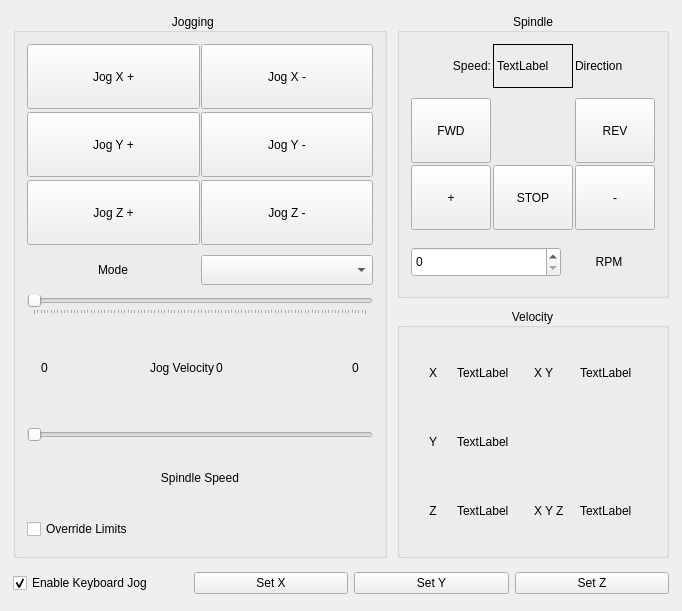
        <widget class="QWidget" name="tab_2">
         <attribute name="title">
          <string>Jog/Spindle</string>
         </attribute>
         <layout class="QGridLayout" name="gridLayout_25">
          <item row="0" column="0" rowspan="2">
           <layout class="QHBoxLayout" name="horizontalLayout_38">
            <property name="spacing">
             <number>2</number>
            </property>
            <property name="leftMargin">
             <number>2</number>
            </property>
            <property name="topMargin">
             <number>2</number>
            </property>
            <property name="rightMargin">
             <number>2</number>
            </property>
            <property name="bottomMargin">
             <number>2</number>
            </property>
            <item>
             <widget class="QGroupBox" name="groupBox_7">
              <property name="minimumSize">
               <size>
                <width>220</width>
                <height>545</height>
               </size>
              </property>
              <property name="title">
               <string>Jogging    </string>
              </property>
              <property name="alignment">
               <set>Qt::AlignCenter</set>
              </property>
              <layout class="QVBoxLayout" name="verticalLayout_28">
               <item>
                <layout class="QGridLayout" name="gridLayout_22">
                 <property name="leftMargin">
                  <number>2</number>
                 </property>
                 <property name="topMargin">
                  <number>2</number>
                 </property>
                 <property name="rightMargin">
                  <number>2</number>
                 </property>
                 <property name="bottomMargin">
                  <number>2</number>
                 </property>
                 <property name="horizontalSpacing">
                  <number>1</number>
                 </property>
                 <property name="verticalSpacing">
                  <number>3</number>
                 </property>
                 <item row="0" column="1">
                  <widget class="QPushButton" name="jog_minus_pb_0">
                   <property name="minimumSize">
                    <size>
                     <width>80</width>
                     <height>65</height>
                    </size>
                   </property>
                   <property name="toolTip">
                    <string>Set fixture offset in Probe tab 'Set X'</string>
                   </property>
                   <property name="text">
                    <string>Jog X -</string>
                   </property>
                  </widget>
                 </item>
                 <item row="0" column="0">
                  <widget class="QPushButton" name="jog_plus_pb_0">
                   <property name="minimumSize">
                    <size>
                     <width>80</width>
                     <height>65</height>
                    </size>
                   </property>
                   <property name="toolTip">
                    <string>Set fixture offset in Probe tab 'Set X'</string>
                   </property>
                   <property name="text">
                    <string>Jog X +</string>
                   </property>
                  </widget>
                 </item>
                 <item row="1" column="0">
                  <widget class="QPushButton" name="jog_plus_pb_1">
                   <property name="minimumSize">
                    <size>
                     <width>80</width>
                     <height>65</height>
                    </size>
                   </property>
                   <property name="toolTip">
                    <string>Set fixture offset in Probe tab 'Set Y'</string>
                   </property>
                   <property name="text">
                    <string>Jog Y +</string>
                   </property>
                  </widget>
                 </item>
                 <item row="2" column="0">
                  <widget class="QPushButton" name="jog_plus_pb_2">
                   <property name="minimumSize">
                    <size>
                     <width>80</width>
                     <height>65</height>
                    </size>
                   </property>
                   <property name="toolTip">
                    <string>Set fixture offset in Probe tab 'Set Z'</string>
                   </property>
                   <property name="text">
                    <string>Jog Z +</string>
                   </property>
                  </widget>
                 </item>
                 <item row="1" column="1">
                  <widget class="QPushButton" name="jog_minus_pb_1">
                   <property name="minimumSize">
                    <size>
                     <width>80</width>
                     <height>65</height>
                    </size>
                   </property>
                   <property name="toolTip">
                    <string>Set fixture offset in Probe tab 'Set Y'</string>
                   </property>
                   <property name="text">
                    <string>Jog Y -</string>
                   </property>
                  </widget>
                 </item>
                 <item row="2" column="1">
                  <widget class="QPushButton" name="jog_minus_pb_2">
                   <property name="minimumSize">
                    <size>
                     <width>80</width>
                     <height>65</height>
                    </size>
                   </property>
                   <property name="toolTip">
                    <string>Set fixture offset in Probe tab 'Set Z'</string>
                   </property>
                   <property name="text">
                    <string>Jog Z -</string>
                   </property>
                  </widget>
                 </item>
                </layout>
               </item>
               <item>
                <layout class="QHBoxLayout" name="horizontalLayout_34">
                 <property name="spacing">
                  <number>2</number>
                 </property>
                 <property name="leftMargin">
                  <number>2</number>
                 </property>
                 <property name="topMargin">
                  <number>2</number>
                 </property>
                 <property name="rightMargin">
                  <number>2</number>
                 </property>
                 <property name="bottomMargin">
                  <number>2</number>
                 </property>
                 <item>
                  <widget class="QLabel" name="label_7">
                   <property name="minimumSize">
                    <size>
                     <width>50</width>
                     <height>30</height>
                    </size>
                   </property>
                   <property name="text">
                    <string>Mode</string>
                   </property>
                   <property name="alignment">
                    <set>Qt::AlignCenter</set>
                   </property>
                  </widget>
                 </item>
                 <item>
                  <widget class="QComboBox" name="jog_modes_cb">
                   <property name="minimumSize">
                    <size>
                     <width>130</width>
                     <height>30</height>
                    </size>
                   </property>
                  </widget>
                 </item>
                </layout>
               </item>
               <item>
                <layout class="QHBoxLayout" name="horizontalLayout_35">
                 <property name="spacing">
                  <number>2</number>
                 </property>
                 <property name="leftMargin">
                  <number>2</number>
                 </property>
                 <property name="topMargin">
                  <number>2</number>
                 </property>
                 <property name="rightMargin">
                  <number>2</number>
                 </property>
                 <property name="bottomMargin">
                  <number>2</number>
                 </property>
                 <item>
                  <widget class="QSlider" name="jog_vel_sl">
                   <property name="orientation">
                    <enum>Qt::Horizontal</enum>
                   </property>
                   <property name="tickPosition">
                    <enum>QSlider::TicksBelow</enum>
                   </property>
                  </widget>
                 </item>
                </layout>
               </item>
               <item>
                <layout class="QHBoxLayout" name="horizontalLayout_36">
                 <property name="spacing">
                  <number>2</number>
                 </property>
                 <property name="leftMargin">
                  <number>2</number>
                 </property>
                 <property name="topMargin">
                  <number>2</number>
                 </property>
                 <property name="rightMargin">
                  <number>2</number>
                 </property>
                 <property name="bottomMargin">
                  <number>2</number>
                 </property>
                 <item>
                  <widget class="QLabel" name="min_jog_vel_lb">
                   <property name="minimumSize">
                    <size>
                     <width>35</width>
                     <height>30</height>
                    </size>
                   </property>
                   <property name="text">
                    <string>0</string>
                   </property>
                   <property name="alignment">
                    <set>Qt::AlignCenter</set>
                   </property>
                  </widget>
                 </item>
                 <item>
                  <widget class="QLabel" name="label_14">
                   <property name="minimumSize">
                    <size>
                     <width>150</width>
                     <height>30</height>
                    </size>
                   </property>
                   <property name="maximumSize">
                    <size>
                     <width>80</width>
                     <height>16777215</height>
                    </size>
                   </property>
                   <property name="text">
                    <string>Jog Velocity</string>
                   </property>
                   <property name="alignment">
                    <set>Qt::AlignRight|Qt::AlignTrailing|Qt::AlignVCenter</set>
                   </property>
                  </widget>
                 </item>
                 <item>
                  <widget class="QLabel" name="jog_vel_lb">
                   <property name="minimumSize">
                    <size>
                     <width>120</width>
                     <height>30</height>
                    </size>
                   </property>
                   <property name="maximumSize">
                    <size>
                     <width>80</width>
                     <height>16777215</height>
                    </size>
                   </property>
                   <property name="text">
                    <string>0</string>
                   </property>
                  </widget>
                 </item>
                 <item>
                  <widget class="QLabel" name="max_jog_vel_lb">
                   <property name="minimumSize">
                    <size>
                     <width>35</width>
                     <height>30</height>
                    </size>
                   </property>
                   <property name="text">
                    <string>0</string>
                   </property>
                   <property name="alignment">
                    <set>Qt::AlignCenter</set>
                   </property>
                  </widget>
                 </item>
                </layout>
               </item>
               <item>
                <layout class="QVBoxLayout" name="verticalLayout_27">
                 <property name="spacing">
                  <number>2</number>
                 </property>
                 <property name="leftMargin">
                  <number>2</number>
                 </property>
                 <property name="topMargin">
                  <number>2</number>
                 </property>
                 <property name="rightMargin">
                  <number>2</number>
                 </property>
                 <property name="bottomMargin">
                  <number>2</number>
                 </property>
                 <item>
                  <widget class="QSlider" name="spindle_speed_sl">
                   <property name="minimumSize">
                    <size>
                     <width>0</width>
                     <height>30</height>
                    </size>
                   </property>
                   <property name="orientation">
                    <enum>Qt::Horizontal</enum>
                   </property>
                  </widget>
                 </item>
                 <item>
                  <widget class="QLabel" name="label">
                   <property name="minimumSize">
                    <size>
                     <width>0</width>
                     <height>30</height>
                    </size>
                   </property>
                   <property name="text">
                    <string>Spindle Speed</string>
                   </property>
                   <property name="alignment">
                    <set>Qt::AlignCenter</set>
                   </property>
                  </widget>
                 </item>
                </layout>
               </item>
               <item>
                <layout class="QHBoxLayout" name="horizontalLayout_37">
                 <property name="spacing">
                  <number>2</number>
                 </property>
                 <property name="leftMargin">
                  <number>2</number>
                 </property>
                 <property name="topMargin">
                  <number>2</number>
                 </property>
                 <property name="rightMargin">
                  <number>2</number>
                 </property>
                 <property name="bottomMargin">
                  <number>2</number>
                 </property>
                 <item>
                  <widget class="QCheckBox" name="override_limits_cb">
                   <property name="minimumSize">
                    <size>
                     <width>170</width>
                     <height>30</height>
                    </size>
                   </property>
                   <property name="text">
                    <string>Override Limits</string>
                   </property>
                  </widget>
                 </item>
                </layout>
               </item>
              </layout>
             </widget>
            </item>
           </layout>
          </item>
          <item row="1" column="1">
           <layout class="QHBoxLayout" name="horizontalLayout_46">
            <property name="spacing">
             <number>2</number>
            </property>
            <property name="leftMargin">
             <number>2</number>
            </property>
            <property name="topMargin">
             <number>2</number>
            </property>
            <property name="rightMargin">
             <number>2</number>
            </property>
            <property name="bottomMargin">
             <number>2</number>
            </property>
            <item>
             <widget class="QGroupBox" name="groupBox">
              <property name="title">
               <string>Velocity</string>
              </property>
              <property name="alignment">
               <set>Qt::AlignCenter</set>
              </property>
              <layout class="QVBoxLayout" name="verticalLayout_30">
               <item>
                <layout class="QGridLayout" name="gridLayout_24">
                 <property name="leftMargin">
                  <number>2</number>
                 </property>
                 <property name="topMargin">
                  <number>2</number>
                 </property>
                 <property name="rightMargin">
                  <number>2</number>
                 </property>
                 <property name="bottomMargin">
                  <number>2</number>
                 </property>
                 <property name="spacing">
                  <number>2</number>
                 </property>
                 <item row="1" column="1">
                  <widget class="QLabel" name="joint_1_vel_min_lb">
                   <property name="minimumSize">
                    <size>
                     <width>75</width>
                     <height>30</height>
                    </size>
                   </property>
                   <property name="text">
                    <string>TextLabel</string>
                   </property>
                  </widget>
                 </item>
                 <item row="1" column="0">
                  <widget class="QLabel" name="label_116">
                   <property name="minimumSize">
                    <size>
                     <width>20</width>
                     <height>30</height>
                    </size>
                   </property>
                   <property name="text">
                    <string>Y</string>
                   </property>
                   <property name="alignment">
                    <set>Qt::AlignCenter</set>
                   </property>
                  </widget>
                 </item>
                 <item row="0" column="2">
                  <widget class="QLabel" name="label_117">
                   <property name="minimumSize">
                    <size>
                     <width>25</width>
                     <height>30</height>
                    </size>
                   </property>
                   <property name="text">
                    <string>X Y</string>
                   </property>
                  </widget>
                 </item>
                 <item row="0" column="0">
                  <widget class="QLabel" name="label_114">
                   <property name="minimumSize">
                    <size>
                     <width>20</width>
                     <height>30</height>
                    </size>
                   </property>
                   <property name="text">
                    <string>X</string>
                   </property>
                   <property name="alignment">
                    <set>Qt::AlignCenter</set>
                   </property>
                  </widget>
                 </item>
                 <item row="0" column="1">
                  <widget class="QLabel" name="joint_0_vel_min_lb">
                   <property name="minimumSize">
                    <size>
                     <width>75</width>
                     <height>30</height>
                    </size>
                   </property>
                   <property name="text">
                    <string>TextLabel</string>
                   </property>
                  </widget>
                 </item>
                 <item row="2" column="0">
                  <widget class="QLabel" name="label_115">
                   <property name="minimumSize">
                    <size>
                     <width>20</width>
                     <height>30</height>
                    </size>
                   </property>
                   <property name="text">
                    <string>Z</string>
                   </property>
                   <property name="alignment">
                    <set>Qt::AlignCenter</set>
                   </property>
                  </widget>
                 </item>
                 <item row="2" column="1">
                  <widget class="QLabel" name="joint_2_vel_min_lb">
                   <property name="minimumSize">
                    <size>
                     <width>75</width>
                     <height>30</height>
                    </size>
                   </property>
                   <property name="text">
                    <string>TextLabel</string>
                   </property>
                  </widget>
                 </item>
                 <item row="0" column="3">
                  <widget class="QLabel" name="two_vel_lb">
                   <property name="minimumSize">
                    <size>
                     <width>75</width>
                     <height>30</height>
                    </size>
                   </property>
                   <property name="text">
                    <string>TextLabel</string>
                   </property>
                   <property name="joint_0" stdset="0">
                    <number>0</number>
                   </property>
                   <property name="joint_1" stdset="0">
                    <number>1</number>
                   </property>
                  </widget>
                 </item>
                 <item row="2" column="2">
                  <widget class="QLabel" name="label_118">
                   <property name="minimumSize">
                    <size>
                     <width>40</width>
                     <height>30</height>
                    </size>
                   </property>
                   <property name="text">
                    <string>X Y Z</string>
                   </property>
                  </widget>
                 </item>
                 <item row="2" column="3">
                  <widget class="QLabel" name="three_vel_lb">
                   <property name="minimumSize">
                    <size>
                     <width>75</width>
                     <height>30</height>
                    </size>
                   </property>
                   <property name="text">
                    <string>TextLabel</string>
                   </property>
                   <property name="joint_0" stdset="0">
                    <number>0</number>
                   </property>
                   <property name="joint_1" stdset="0">
                    <number>1</number>
                   </property>
                   <property name="joint_2" stdset="0">
                    <number>2</number>
                   </property>
                  </widget>
                 </item>
                </layout>
               </item>
              </layout>
             </widget>
            </item>
           </layout>
          </item>
          <item row="2" column="0" colspan="2">
           <layout class="QHBoxLayout" name="horizontalLayout_47">
            <property name="leftMargin">
             <number>2</number>
            </property>
            <property name="topMargin">
             <number>2</number>
            </property>
            <property name="rightMargin">
             <number>2</number>
            </property>
            <property name="bottomMargin">
             <number>2</number>
            </property>
            <item>
             <widget class="QCheckBox" name="keyboard_jog_cb">
              <property name="minimumSize">
               <size>
                <width>175</width>
                <height>30</height>
               </size>
              </property>
              <property name="text">
               <string>Enable Keyboard Jog</string>
              </property>
              <property name="checked">
               <bool>true</bool>
              </property>
             </widget>
            </item>
            <item>
             <widget class="QPushButton" name="set_X_2">
              <property name="minimumSize">
               <size>
                <width>80</width>
                <height>0</height>
               </size>
              </property>
              <property name="toolTip">
               <string>Zero X offset to the current position</string>
              </property>
              <property name="text">
               <string>Set X</string>
              </property>
              <property name="function" stdset="0">
               <string>mdi</string>
              </property>
              <property name="command" stdset="0">
               <string>G10 L20 P0 X 0</string>
              </property>
             </widget>
            </item>
            <item>
             <widget class="QPushButton" name="set_Y_2">
              <property name="minimumSize">
               <size>
                <width>80</width>
                <height>0</height>
               </size>
              </property>
              <property name="toolTip">
               <string>Zero Y offset to the current position</string>
              </property>
              <property name="text">
               <string>Set Y</string>
              </property>
              <property name="function" stdset="0">
               <string>mdi</string>
              </property>
              <property name="command" stdset="0">
               <string>G10 L20 P0 Y 0</string>
              </property>
             </widget>
            </item>
            <item>
             <widget class="QPushButton" name="set_Z_2">
              <property name="minimumSize">
               <size>
                <width>80</width>
                <height>0</height>
               </size>
              </property>
              <property name="toolTip">
               <string>Zero Z offset to the current position</string>
              </property>
              <property name="text">
               <string>Set Z</string>
              </property>
              <property name="function" stdset="0">
               <string>mdi</string>
              </property>
              <property name="command" stdset="0">
               <string>G10 L20 P0 Z 0</string>
              </property>
             </widget>
            </item>
           </layout>
          </item>
          <item row="0" column="1">
           <layout class="QHBoxLayout" name="horizontalLayout_45">
            <property name="spacing">
             <number>2</number>
            </property>
            <property name="leftMargin">
             <number>2</number>
            </property>
            <property name="topMargin">
             <number>2</number>
            </property>
            <property name="rightMargin">
             <number>2</number>
            </property>
            <property name="bottomMargin">
             <number>2</number>
            </property>
            <item>
             <widget class="QGroupBox" name="groupBox_6">
              <property name="minimumSize">
               <size>
                <width>245</width>
                <height>285</height>
               </size>
              </property>
              <property name="title">
               <string>Spindle</string>
              </property>
              <property name="alignment">
               <set>Qt::AlignCenter</set>
              </property>
              <layout class="QVBoxLayout" name="verticalLayout_29">
               <item>
                <layout class="QHBoxLayout" name="horizontalLayout_41">
                 <property name="spacing">
                  <number>2</number>
                 </property>
                 <property name="leftMargin">
                  <number>2</number>
                 </property>
                 <property name="topMargin">
                  <number>2</number>
                 </property>
                 <property name="rightMargin">
                  <number>2</number>
                 </property>
                 <property name="bottomMargin">
                  <number>2</number>
                 </property>
                 <item>
                  <widget class="QLabel" name="label_22">
                   <property name="minimumSize">
                    <size>
                     <width>50</width>
                     <height>30</height>
                    </size>
                   </property>
                   <property name="text">
                    <string>Speed:</string>
                   </property>
                   <property name="alignment">
                    <set>Qt::AlignRight|Qt::AlignTrailing|Qt::AlignVCenter</set>
                   </property>
                  </widget>
                 </item>
                 <item>
                  <widget class="QLabel" name="spindle_speed_0_lb">
                   <property name="minimumSize">
                    <size>
                     <width>65</width>
                     <height>30</height>
                    </size>
                   </property>
                   <property name="frameShape">
                    <enum>QFrame::Box</enum>
                   </property>
                   <property name="text">
                    <string>TextLabel</string>
                   </property>
                  </widget>
                 </item>
                 <item>
                  <widget class="QLabel" name="spindle_direction_0_lb">
                   <property name="minimumSize">
                    <size>
                     <width>60</width>
                     <height>30</height>
                    </size>
                   </property>
                   <property name="text">
                    <string>Direction</string>
                   </property>
                  </widget>
                 </item>
                </layout>
               </item>
               <item>
                <layout class="QGridLayout" name="gridLayout_23">
                 <property name="leftMargin">
                  <number>2</number>
                 </property>
                 <property name="topMargin">
                  <number>2</number>
                 </property>
                 <property name="rightMargin">
                  <number>2</number>
                 </property>
                 <property name="bottomMargin">
                  <number>2</number>
                 </property>
                 <property name="spacing">
                  <number>2</number>
                 </property>
                 <item row="0" column="0">
                  <widget class="QPushButton" name="spindle_fwd_pb">
                   <property name="minimumSize">
                    <size>
                     <width>65</width>
                     <height>65</height>
                    </size>
                   </property>
                   <property name="text">
                    <string>FWD</string>
                   </property>
                  </widget>
                 </item>
                 <item row="1" column="1">
                  <widget class="QPushButton" name="spindle_stop_pb">
                   <property name="minimumSize">
                    <size>
                     <width>65</width>
                     <height>65</height>
                    </size>
                   </property>
                   <property name="text">
                    <string>STOP</string>
                   </property>
                  </widget>
                 </item>
                 <item row="1" column="0">
                  <widget class="QPushButton" name="spindle_plus_pb">
                   <property name="minimumSize">
                    <size>
                     <width>65</width>
                     <height>65</height>
                    </size>
                   </property>
                   <property name="text">
                    <string>+</string>
                   </property>
                  </widget>
                 </item>
                 <item row="1" column="2">
                  <widget class="QPushButton" name="spindle_minus_pb">
                   <property name="minimumSize">
                    <size>
                     <width>65</width>
                     <height>65</height>
                    </size>
                   </property>
                   <property name="text">
                    <string>-</string>
                   </property>
                  </widget>
                 </item>
                 <item row="0" column="2">
                  <widget class="QPushButton" name="spindle_rev_pb">
                   <property name="enabled">
                    <bool>true</bool>
                   </property>
                   <property name="minimumSize">
                    <size>
                     <width>65</width>
                     <height>65</height>
                    </size>
                   </property>
                   <property name="text">
                    <string>REV</string>
                   </property>
                  </widget>
                 </item>
                </layout>
               </item>
               <item>
                <layout class="QHBoxLayout" name="horizontalLayout_42">
                 <property name="spacing">
                  <number>2</number>
                 </property>
                 <property name="leftMargin">
                  <number>2</number>
                 </property>
                 <property name="topMargin">
                  <number>2</number>
                 </property>
                 <property name="rightMargin">
                  <number>2</number>
                 </property>
                 <property name="bottomMargin">
                  <number>2</number>
                 </property>
                 <item>
                  <widget class="QSpinBox" name="spindle_speed_sb">
                   <property name="minimumSize">
                    <size>
                     <width>150</width>
                     <height>30</height>
                    </size>
                   </property>
                   <property name="maximum">
                    <number>30000</number>
                   </property>
                   <property name="input" stdset="0">
                    <string>number</string>
                   </property>
                  </widget>
                 </item>
                 <item>
                  <widget class="QLabel" name="label_23">
                   <property name="minimumSize">
                    <size>
                     <width>60</width>
                     <height>30</height>
                    </size>
                   </property>
                   <property name="text">
                    <string>RPM</string>
                   </property>
                   <property name="alignment">
                    <set>Qt::AlignCenter</set>
                   </property>
                  </widget>
                 </item>
                </layout>
               </item>
              </layout>
             </widget>
            </item>
           </layout>
          </item>
         </layout>
        </widget>
